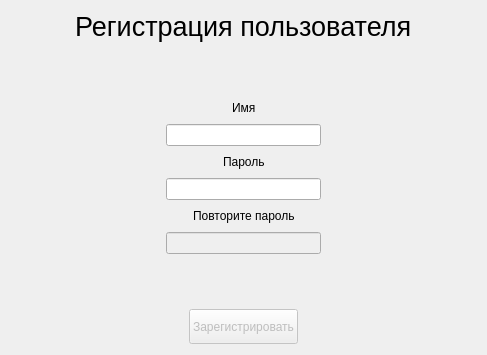
<?xml version="1.0" encoding="UTF-8"?>
<ui version="4.0">
 <class>signUpWindow</class>
 <widget class="QDialog" name="signUpWindow">
  <property name="geometry">
   <rect>
    <x>0</x>
    <y>0</y>
    <width>487</width>
    <height>355</height>
   </rect>
  </property>
  <property name="minimumSize">
   <size>
    <width>487</width>
    <height>355</height>
   </size>
  </property>
  <property name="maximumSize">
   <size>
    <width>487</width>
    <height>355</height>
   </size>
  </property>
  <property name="windowTitle">
   <string>Dialog</string>
  </property>
  <layout class="QVBoxLayout" name="verticalLayout">
   <item>
    <layout class="QHBoxLayout" name="horizontalLayout">
     <item>
      <spacer name="horizontalSpacer">
       <property name="orientation">
        <enum>Qt::Horizontal</enum>
       </property>
       <property name="sizeHint" stdset="0">
        <size>
         <width>40</width>
         <height>20</height>
        </size>
       </property>
      </spacer>
     </item>
     <item>
      <widget class="QLabel" name="label">
       <property name="font">
        <font>
         <pointsize>20</pointsize>
         <weight>50</weight>
         <bold>false</bold>
        </font>
       </property>
       <property name="text">
        <string>Регистрация пользователя</string>
       </property>
      </widget>
     </item>
     <item>
      <spacer name="horizontalSpacer_2">
       <property name="orientation">
        <enum>Qt::Horizontal</enum>
       </property>
       <property name="sizeHint" stdset="0">
        <size>
         <width>40</width>
         <height>20</height>
        </size>
       </property>
      </spacer>
     </item>
    </layout>
   </item>
   <item>
    <spacer name="verticalSpacer">
     <property name="orientation">
      <enum>Qt::Vertical</enum>
     </property>
     <property name="sizeHint" stdset="0">
      <size>
       <width>20</width>
       <height>40</height>
      </size>
     </property>
    </spacer>
   </item>
   <item>
    <layout class="QHBoxLayout" name="horizontalLayout_2">
     <item>
      <spacer name="horizontalSpacer_3">
       <property name="orientation">
        <enum>Qt::Horizontal</enum>
       </property>
       <property name="sizeHint" stdset="0">
        <size>
         <width>40</width>
         <height>20</height>
        </size>
       </property>
      </spacer>
     </item>
     <item>
      <widget class="QLabel" name="label_2">
       <property name="font">
        <font>
         <kerning>true</kerning>
        </font>
       </property>
       <property name="text">
        <string>Имя</string>
       </property>
      </widget>
     </item>
     <item>
      <spacer name="horizontalSpacer_4">
       <property name="orientation">
        <enum>Qt::Horizontal</enum>
       </property>
       <property name="sizeHint" stdset="0">
        <size>
         <width>40</width>
         <height>20</height>
        </size>
       </property>
      </spacer>
     </item>
    </layout>
   </item>
   <item>
    <layout class="QHBoxLayout" name="horizontalLayout_3">
     <item>
      <spacer name="horizontalSpacer_5">
       <property name="orientation">
        <enum>Qt::Horizontal</enum>
       </property>
       <property name="sizeHint" stdset="0">
        <size>
         <width>40</width>
         <height>20</height>
        </size>
       </property>
      </spacer>
     </item>
     <item>
      <widget class="QLineEdit" name="lineEdit_name"/>
     </item>
     <item>
      <spacer name="horizontalSpacer_6">
       <property name="orientation">
        <enum>Qt::Horizontal</enum>
       </property>
       <property name="sizeHint" stdset="0">
        <size>
         <width>40</width>
         <height>20</height>
        </size>
       </property>
      </spacer>
     </item>
    </layout>
   </item>
   <item>
    <layout class="QHBoxLayout" name="horizontalLayout_4">
     <item>
      <spacer name="horizontalSpacer_7">
       <property name="orientation">
        <enum>Qt::Horizontal</enum>
       </property>
       <property name="sizeHint" stdset="0">
        <size>
         <width>40</width>
         <height>20</height>
        </size>
       </property>
      </spacer>
     </item>
     <item>
      <widget class="QLabel" name="label_3">
       <property name="text">
        <string>Пароль</string>
       </property>
      </widget>
     </item>
     <item>
      <spacer name="horizontalSpacer_8">
       <property name="orientation">
        <enum>Qt::Horizontal</enum>
       </property>
       <property name="sizeHint" stdset="0">
        <size>
         <width>40</width>
         <height>20</height>
        </size>
       </property>
      </spacer>
     </item>
    </layout>
   </item>
   <item>
    <layout class="QHBoxLayout" name="horizontalLayout_5">
     <item>
      <spacer name="horizontalSpacer_9">
       <property name="orientation">
        <enum>Qt::Horizontal</enum>
       </property>
       <property name="sizeHint" stdset="0">
        <size>
         <width>40</width>
         <height>20</height>
        </size>
       </property>
      </spacer>
     </item>
     <item>
      <widget class="QLineEdit" name="lineEdit_pass">
       <property name="echoMode">
        <enum>QLineEdit::Password</enum>
       </property>
      </widget>
     </item>
     <item>
      <spacer name="horizontalSpacer_10">
       <property name="orientation">
        <enum>Qt::Horizontal</enum>
       </property>
       <property name="sizeHint" stdset="0">
        <size>
         <width>40</width>
         <height>20</height>
        </size>
       </property>
      </spacer>
     </item>
    </layout>
   </item>
   <item>
    <layout class="QHBoxLayout" name="horizontalLayout_7">
     <item>
      <spacer name="horizontalSpacer_13">
       <property name="orientation">
        <enum>Qt::Horizontal</enum>
       </property>
       <property name="sizeHint" stdset="0">
        <size>
         <width>40</width>
         <height>20</height>
        </size>
       </property>
      </spacer>
     </item>
     <item>
      <widget class="QLabel" name="label_4">
       <property name="text">
        <string>Повторите пароль</string>
       </property>
      </widget>
     </item>
     <item>
      <spacer name="horizontalSpacer_14">
       <property name="orientation">
        <enum>Qt::Horizontal</enum>
       </property>
       <property name="sizeHint" stdset="0">
        <size>
         <width>40</width>
         <height>20</height>
        </size>
       </property>
      </spacer>
     </item>
    </layout>
   </item>
   <item>
    <layout class="QHBoxLayout" name="horizontalLayout_6">
     <item>
      <spacer name="horizontalSpacer_11">
       <property name="orientation">
        <enum>Qt::Horizontal</enum>
       </property>
       <property name="sizeHint" stdset="0">
        <size>
         <width>40</width>
         <height>20</height>
        </size>
       </property>
      </spacer>
     </item>
     <item>
      <widget class="QLineEdit" name="lineEdit_rePass">
       <property name="enabled">
        <bool>false</bool>
       </property>
       <property name="echoMode">
        <enum>QLineEdit::Password</enum>
       </property>
      </widget>
     </item>
     <item>
      <spacer name="horizontalSpacer_12">
       <property name="orientation">
        <enum>Qt::Horizontal</enum>
       </property>
       <property name="sizeHint" stdset="0">
        <size>
         <width>40</width>
         <height>20</height>
        </size>
       </property>
      </spacer>
     </item>
    </layout>
   </item>
   <item>
    <spacer name="verticalSpacer_2">
     <property name="orientation">
      <enum>Qt::Vertical</enum>
     </property>
     <property name="sizeHint" stdset="0">
      <size>
       <width>20</width>
       <height>40</height>
      </size>
     </property>
    </spacer>
   </item>
   <item>
    <layout class="QHBoxLayout" name="horizontalLayout_8">
     <item>
      <spacer name="horizontalSpacer_15">
       <property name="orientation">
        <enum>Qt::Horizontal</enum>
       </property>
       <property name="sizeHint" stdset="0">
        <size>
         <width>40</width>
         <height>20</height>
        </size>
       </property>
      </spacer>
     </item>
     <item>
      <widget class="QPushButton" name="pushButton_addUser">
       <property name="enabled">
        <bool>false</bool>
       </property>
       <property name="minimumSize">
        <size>
         <width>0</width>
         <height>35</height>
        </size>
       </property>
       <property name="text">
        <string>Зарегистрировать</string>
       </property>
      </widget>
     </item>
     <item>
      <spacer name="horizontalSpacer_16">
       <property name="orientation">
        <enum>Qt::Horizontal</enum>
       </property>
       <property name="sizeHint" stdset="0">
        <size>
         <width>40</width>
         <height>20</height>
        </size>
       </property>
      </spacer>
     </item>
    </layout>
   </item>
  </layout>
 </widget>
 <resources/>
 <connections/>
</ui>
